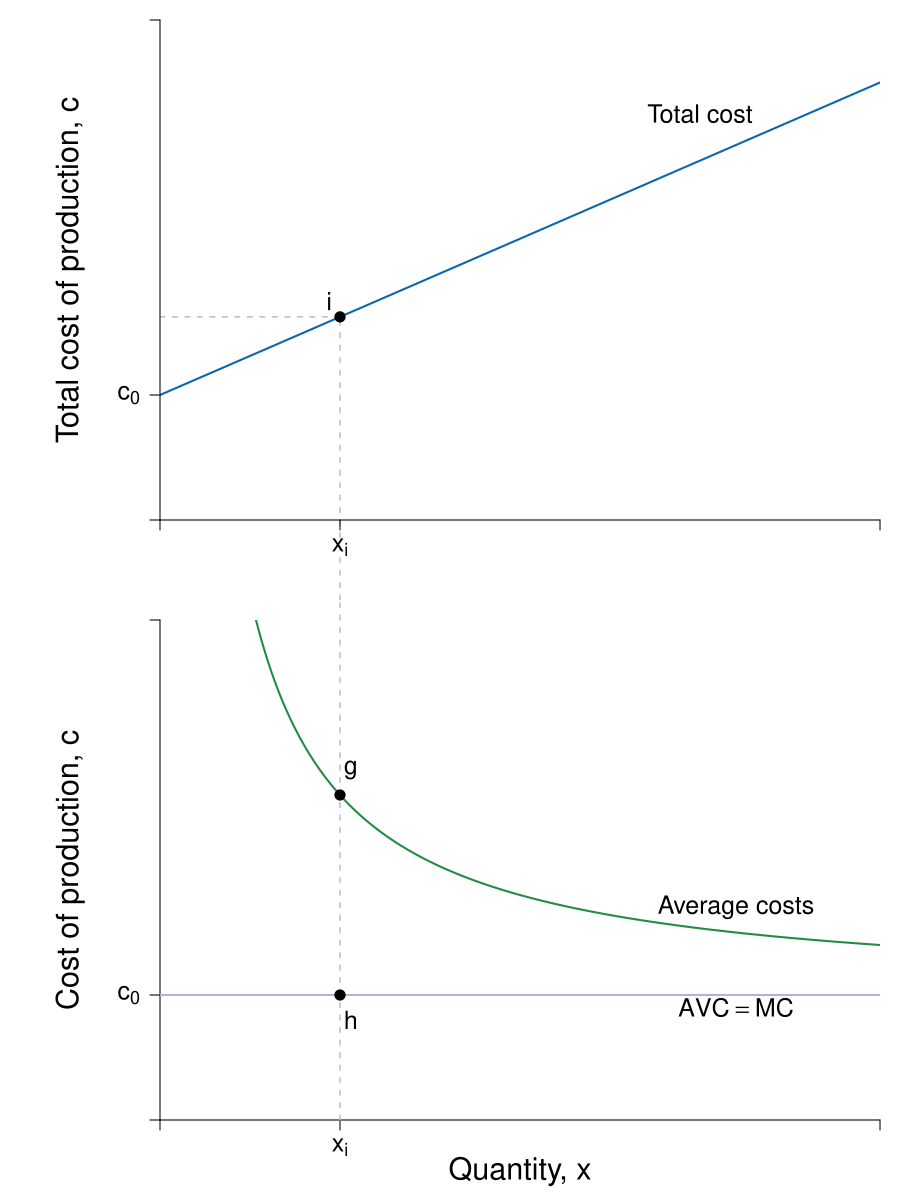

Here is the R script that generated this plot:
#Graph Designer: Scott Cohn
#Authors: Bowles and Halliday
#Title: Microeconomics: Competition, Conflict and Coordination

require(shape)
pdf(file = "firmmarketsupply/tc_ac_mc_stacked_linear.pdf", width = 9, height = 12)

#Set parameters for graphics
axislabelsize <- 1.8
labelsize <- 1.5
namesize <- 1.8
annotatesize <- 1.5
graphlinewidth <- 2
segmentlinewidth <- 1.5

COL <- c("#7fc97f", "#beaed4", "#fdc086", "#ffff99", "#386cb0", "#f0027f", "#bf5b17", "#666666")
COLA <- c("#99d8c9","#66c2a4","#41ae76", "#238b45", "#005824")
COLB <- c("#4eb3d3", "#2b8cbe", "#0868ac","#084081")

#Edited the margins to cater for the larger LHS labels
par(mar =  c(4, 8, 1, 1), mfrow = c(2, 1))


totalcost <- function(x, c0 = 10, c1 = 2){
  c0 + c1*x
}

avgcost <- function(x, c0 = 10, c1 = 2){
  totalcost/x
}

avgvarcost <- function(x,  c1 = 2){
  c1
}

marginalcost <- function(x, c1 = 2){
  c1
}

mcline <- function(x, constant = 0.3181472, slope = 0.125){
  constant + slope*x
}



# total cost --------------------------------------------------------------


xlims <- c(0, 10)
ylims <- c(0, 8)

npts <- 501 
x <- seq(xlims[1], xlims[2], length.out = npts)
y <- seq(ylims[1], ylims[2], length.out = npts) 
a <- c(13, 16.75, 19.25)

plot(0, 0, xlim = xlims, ylim = ylims, type = "n",
     xlab = expression(paste("")),
     ylab = expression(paste("")), 
     xaxt = "n", 
     yaxt = "n", 
     cex.lab = axislabelsize, 
     bty = "n",
     xaxs = "i", 
     yaxs = "i")

# Choose x_i

i <- c(2, 2.5, 3, 3.5, 4)
xi <- i[2]

ticksy <- c(0, 2, totalcost(x = xi, c0 = 10, c1 = 2), ylims[2])
ylabels <- c(NA, expression(paste(c[0])), expression(paste(c[i])), NA)
ticksx <- c(0, xi, xlims[2])
xlabels <- c(NA, expression(paste(x[i])), NA)

npts <- 500 
xx1 <- seq(xlims[1], xlims[2], length.out = npts)
xx3 <- seq(xi - 1.5, xi + 1.5, length.out = npts)
xx4 <- seq(4.82456, 7.82456, length.out = npts)

# Total Cost curve
lines(xx1, totalcost(xx1, c0 = 2, c1 = 0.5), col = COLB[3], lwd = graphlinewidth)

# Label the axes
text(-1.25, 0.5*ylims[2], expression(paste("Total cost of production, ", c)), xpd = TRUE, cex = axislabelsize, srt = 90) 

# Segments
segments(xi, -50, xi, totalcost(xi, c0 = 2, c1 = 0.5), lty = 2, col = "grey", lwd = segmentlinewidth, xpd = TRUE)
segments(0, totalcost(xi, c0 = 2, c1 = 0.5), xi, totalcost(xi, c0 = 2, c1 = 0.5), lty = 2, col = "grey", lwd = segmentlinewidth)

# Add point and label
points(xi, totalcost(x = xi, c0 = 2, c1 = 0.5), pch = 16, col = "black", cex = 1.5)
text(xi - 0.15, totalcost(x = xi, c0 = 2, c1 = 0.5) + 0.25, expression("i"), cex = annotatesize)

#Label the cost curve
text(7.5, 7.0, expression("Total cost"), cex = annotatesize)
text(7.5, 6.5, expression(c(x)), cex = annotatesize)

# Axis Labels
axis(1, at = ticksx, pos = 0, labels = xlabels, cex.axis = labelsize)
axis(2, at = ticksy, pos = 0, labels = ylabels, las = 1, cex.axis = labelsize)

# ac & mc -----------------------------------------------------------------

avgcost <- function(x,  c0 = 2, c1 = 0.05){
  (c0 + c1*x)/x
}

marginalcost <- function(x, c1 = 0.05){
  0*x + c1 
}

xlims <- c(0, 10)
ylims <- c(0, 2)

npts <- 501 
x <- seq(xlims[1], xlims[2], length.out = npts)
y <- seq(ylims[1], ylims[2], length.out = npts) 
a <- c(13, 16.75, 19.25)

plot(0, 0, xlim = xlims, ylim = ylims, type = "n",
     xlab = expression(paste("")),
     ylab = expression(paste("")), 
     xaxt = "n", 
     yaxt = "n", 
     cex.lab = axislabelsize, 
     bty = "n",
     xaxs = "i", 
     yaxs = "i")


ticksy <- c(0, 0.5, ylims[2])
ylabels <- c(NA, expression(paste(c[0])), NA)
ticksx <- c(0, xi, xlims[2])
xlabels <- c(NA, expression(paste(x[i])), NA)

axis(1, at = ticksx, pos = 0, labels = xlabels, cex.axis = labelsize)
axis(2, at = ticksy, pos = 0, labels = ylabels, las = 1, cex.axis = labelsize)

npts <- 500 
xx1 <- seq(xlims[1], xlims[2], length.out = npts)
xx3 <- seq(4, 8, length.out = npts)
xx4 <- seq(xlims[1], 6.32456, length.out = npts)
xx5 <- seq(6.32456, xlims[2], length.out = npts)

text(-1.25, 0.5*ylims[2], expression(paste("Costs of production, ", c)), xpd = TRUE, cex = axislabelsize, srt = 90) 
mtext(expression(paste("Quantity, ", x)), side = 1, line = 2.5, cex = axislabelsize)

# segments
segments(xi, 0, xi, ylims[2] + 1, lty = 2, col = "grey", lwd = segmentlinewidth, xpd = TRUE)

# AC
lines(x, avgcost(x, c0 = 2, c1 = 0.5), col = COLA[4], lwd = graphlinewidth)

# AVC = MC
lines(x, marginalcost(x, c1 = 0.5), col = COL[2], lwd = graphlinewidth)

# Add point and label
points(xi, marginalcost(xi, c1 = 0.5), pch = 16, col = "black", cex = 1.5)
text(xi + 0.15, marginalcost(xi, c1 = 0.5) - 0.1, expression("h"), cex = annotatesize)

points(xi, avgcost(xi, c0 = 2, c1 = 0.5), pch = 16, col = "black", cex = 1.5)
text(xi + 0.15, avgcost(xi, c0 = 2, c1 = 0.5) + 0.1, expression("g"), cex = annotatesize)

# Label curves
text(0.8*xlims[2], 0.95, expression("Average costs"), cex = annotatesize)
text(0.8*xlims[2], 0.85, expression(ac(x)), cex = annotatesize)
text(0.8*xlims[2], 0.45, expression(paste(avc == mc, phantom() == c)), cex = annotatesize)

dev.off()
